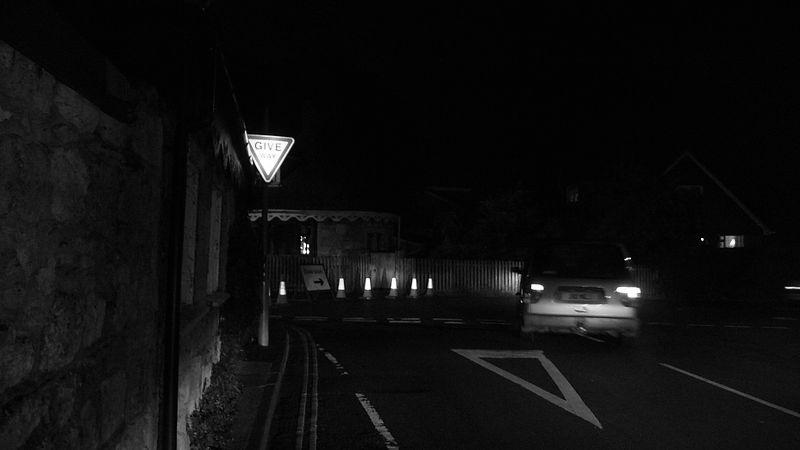
%> input picture 4_Histograms/dark_road_1.jpg, 800 x 450 px
$ octave ask4_1066516.m   (GNU Octave 9; MATLAB toolbox functions it lacks are replaced by stand-ins)
%> lines starting %> are read from the running program, lines starting %| are printed output that depends on the picture
clc;
clear;
close all;

img1=imread("dark_road_1.jpg");
%> img1 is the input picture: size 450x800 uint8; min 0, max 255, mean 14.6
img2=imread("dark_road_2.jpg");
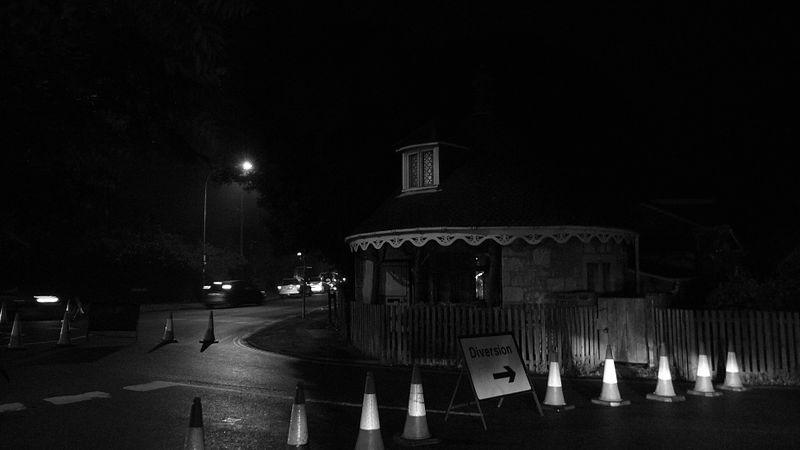
%> input picture 4_Histograms/dark_road_2.jpg, 800 x 450 px
%> img2 is the input picture: size 450x800 uint8; min 0, max 255, mean 16.8
img3=imread("dark_road_3.jpg");
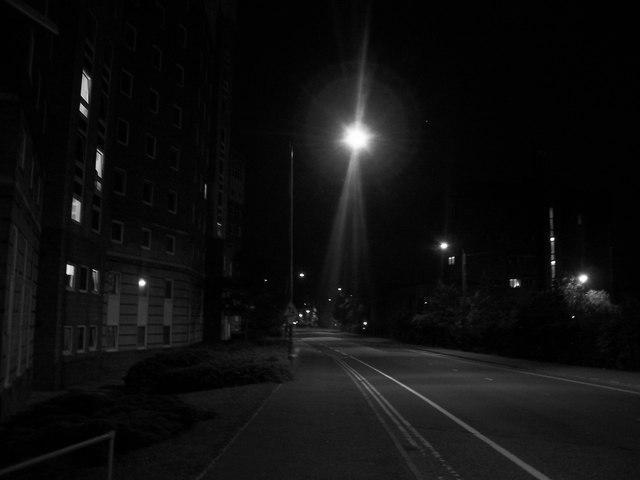
%> input picture 4_Histograms/dark_road_3.jpg, 640 x 480 px
%> img3 is the input picture: size 480x640 uint8; min 0, max 255, mean 15.2
images={img1 img2 img3};
%> images = 3 items

%task 1: ipologismos kai emfanisi histograms
figure(1)
set(gcf,"Position",[500 100 1200 900]);
hists={};
for i=1:1:3
    images{i}=im2gray(images{i});
    hists{i}=imhist(images{i}); %gia na ta apothikeusw
    subplot(4,3,i);
    imshow(images{i},[])
    subplot(4,3,3+i);
    imhist(images{i})
end
%> after the loop, hists = 3 items

eqimages={};
for i = 1:1:3
    curr_img=images{i};
    cdf=cumsum(hists{i})/sum(hists{i}); %h athroistiki sinartisi
    L=256; %diaforetikes times
    T=uint8((L-1)*cdf); %transform function se uint8 opws oi eikones
    %xrisimopoioume tin T gia na kanoume map ta pixels se alla intensities
    %analoga me to intensity tous
    for j=1:1:size(curr_img,1)
        for k=1:1:size(curr_img,2)
            curr_img(j,k)=T(curr_img(j,k)+1); %+1 giati to array ksekina apo 1
        end
    end
    eqimages{i}=curr_img;
    subplot(4,3,i+6);
    imshow(eqimages{i},[]);
    subplot(4,3,i+9);
    imhist(eqimages{i});
end
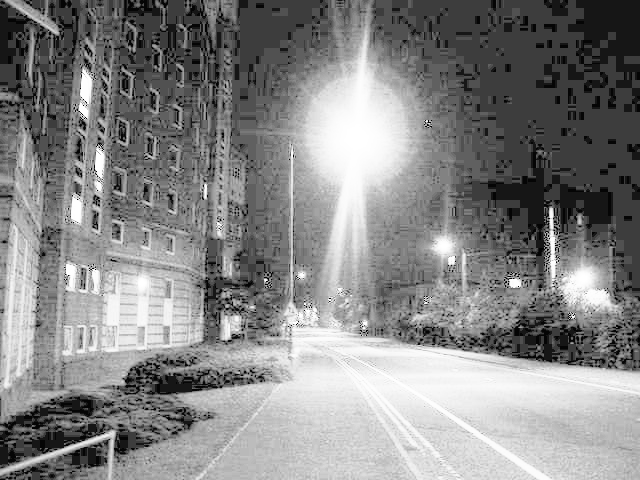
%> curr_img: size 480x640 uint8; min 5, max 255, mean 133.9
%> after the loop, eqimages = 3 items
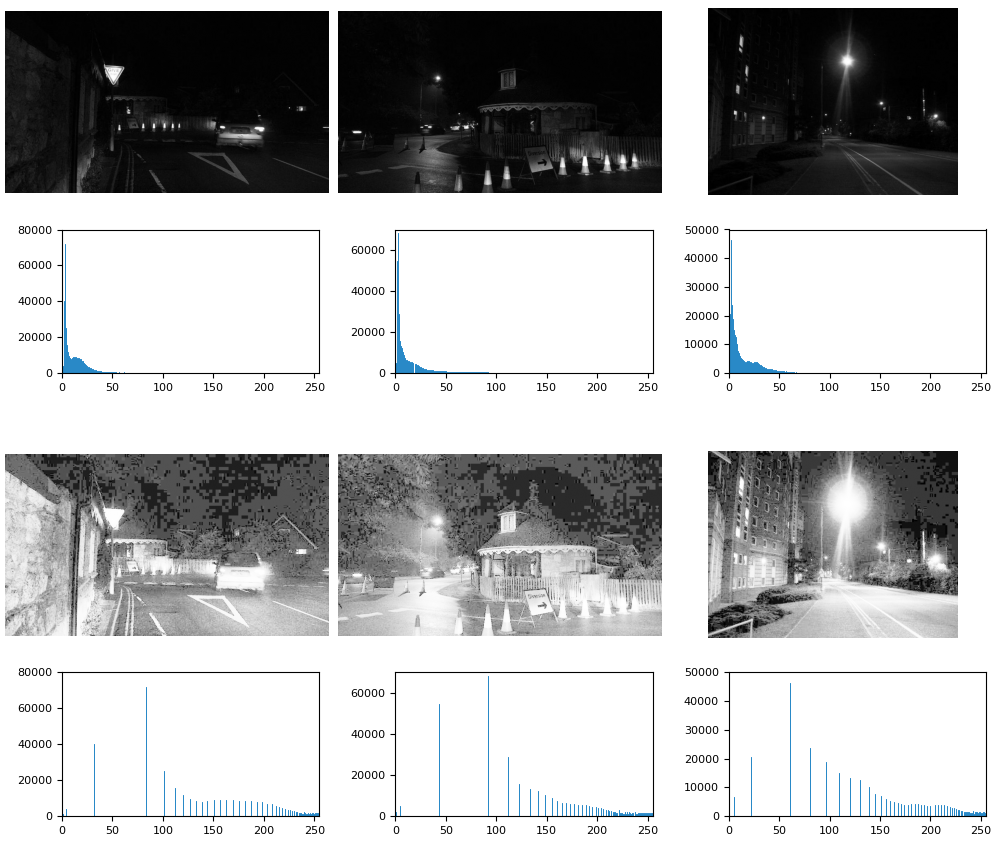
%> figure redrawn from the program's plot data, 12 panels

%gia sintomia kwdika sto local histogram equalization entopisa tin sinartisi
%histeq ths matlab thn opoia xrisimopoiw mazi me thn sinartisi blockproc gia na thn
%efarmosw ana block opws kai sto metasxhmatismo DCT. Anti gia thn histeq
%function tha mporouse na dhmiourgithei mia nea sinartisi pou tha ekane ana
%block oti ginetai sto teleutaio for loop diladi tha ipologize kai tha
%efarmoze ton metasxhmatismo T me eisodo ena block eikonas. H sinartisi
%auti tha mporouse na xrisimopoihthei anti gia thn histeq me thn blockproc

%ston aksona y diathrw tin sinoliki eikona kaliteri alla ston aksona x
%emfanizw perissoteres leptomereies sta katw merh tis eikonas
figure(2)
set(gcf,'Position',[300 100 1200 900]);
window_size=[4 400];
%xrisimopoiw parathiro pou ehei megalitero ipsos kai mikro platos
%(san na deigmatolhptw sixnotera ston orizontio aksona)
%giati anamenw oi "leptomereies" kai to contrast tis eikonas na vrisketai
%kata tin dieuthinsi tou x. Epishs oles oi eikones ehoun ton skouro ourano
%sto panw meros tous. Ta pixel auta theloume na ta apomonwsoume apo tis leptomereies tou dromou
%kai twn kthriwn gia na ehoume kalitero dinato equalisation se ena window.
block_fun=@(block_struct) histeq(block_struct.data);
local_eq_images={};
for i=1:1:3
    curr_img=images{i};
    %xrisimopoiw simmetriko padding gia na metavallw oso ligotero ginetai
    %to histogram kathe block
    local_eq_images{i}=blockproc(curr_img,window_size,block_fun,'PadPartialBlocks',true,'PadMethod','symmetric');
    %kanw crop tis eikones pisw sto arxiko tous megethos gia na min
    %emfanizetai to padding
    local_eq_images{i}=local_eq_images{i}(1:size(curr_img,1),1:size(curr_img,2));

    subplot(2,3,i);
    imshow(images{i},[]);
    subplot(2,3,i+3);
    imshow(local_eq_images{i},[]);
end
%> this loop made 3 passes
%> pass 1, `imshow(local_eq_images{i},[]);`:
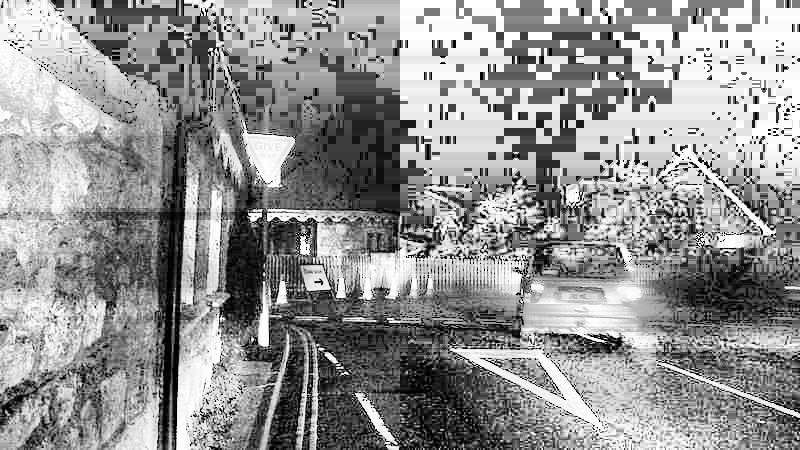
%> displayed picture: size 450x800, on the screen's scale of 0 to 255; min 0, max 255, mean 146.9
%> pass 2, `imshow(local_eq_images{i},[]);`:
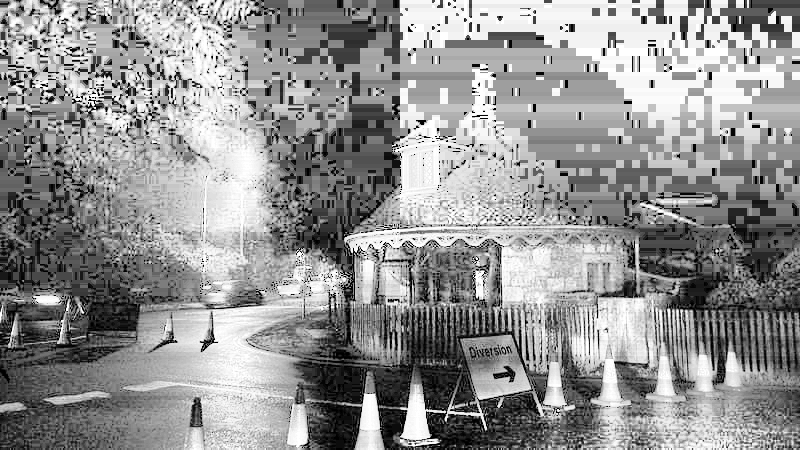
%> displayed picture: size 450x800, on the screen's scale of 0 to 255; min 0, max 255, mean 146.6
%> after the loop, local_eq_images = 3 items
%> after the loop:
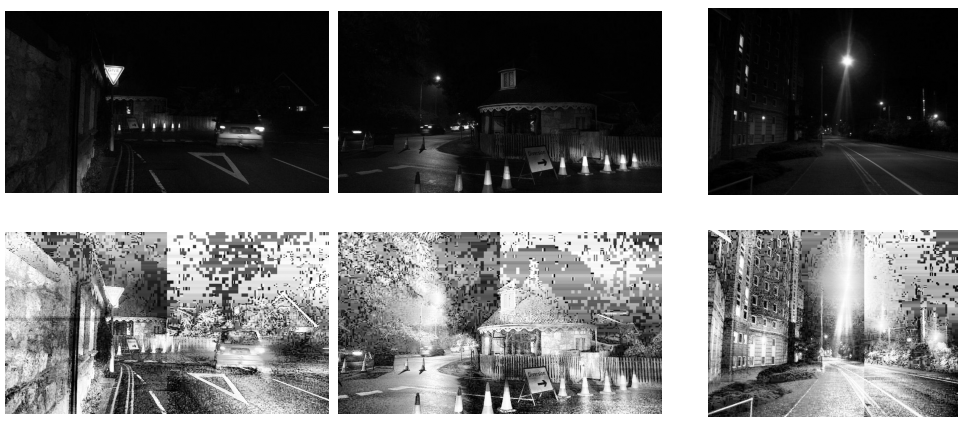
%> figure redrawn from the program's plot data, 6 panels

for i=1:2
    saveas(figure(i),"fig"+num2str(i)+".png");
end
